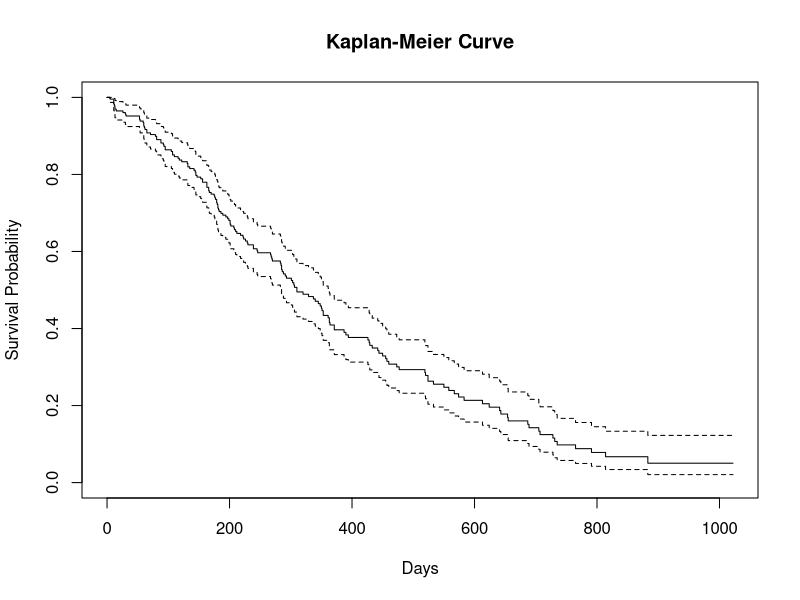
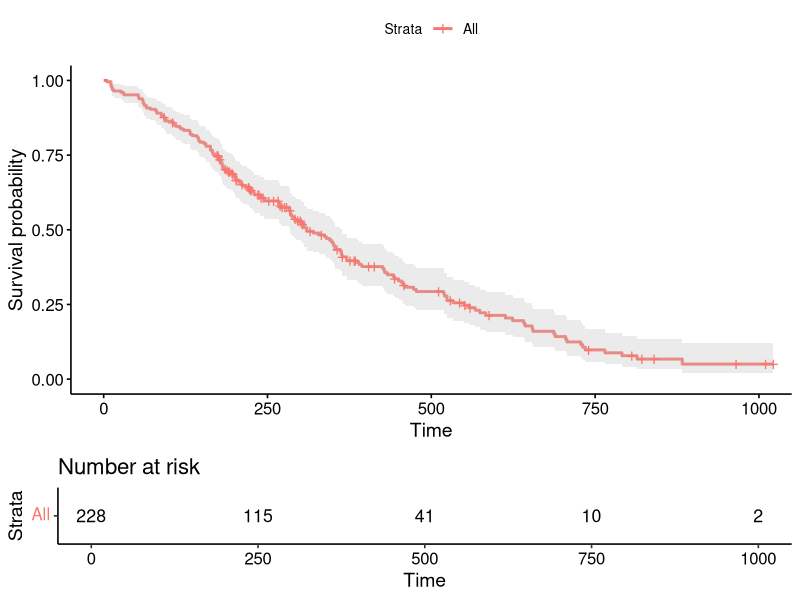
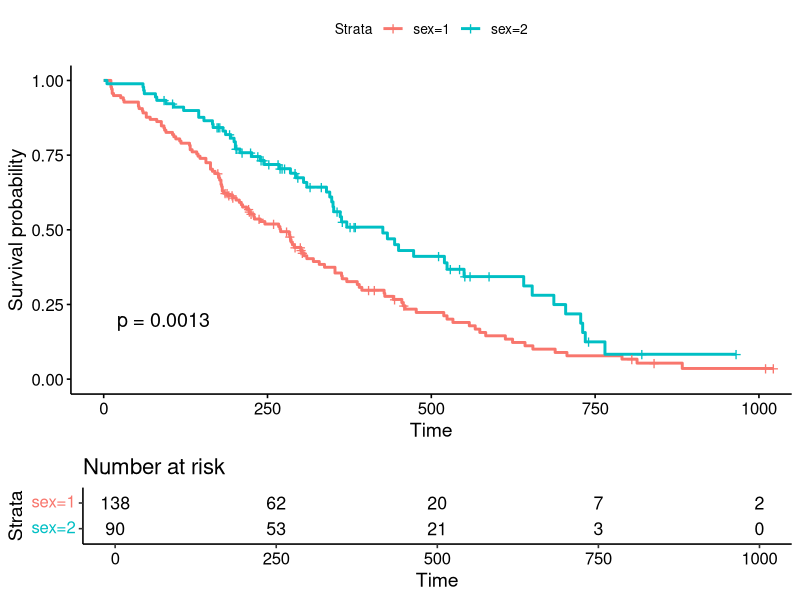

Reproduce these figures in R, in order.
## ---- chunk 1
library(survival) 
data(lung) 
fit_km <- survfit(Surv(time, status == 2) ~ 1, data = lung) 
summary(fit_km)
## ---- chunk 2
plot( fit_km, xlab = "Days", ylab = "Survival Probability", main = "Kaplan-Meier Curve" )
## ---- chunk 3
library(survminer) 
ggsurvplot( fit_km, risk.table = TRUE, conf.int = TRUE, pval = FALSE )
## ---- chunk 4
cox_model <- coxph(Surv(time, status == 2) ~ age + sex, data = lung) 

summary(cox_model)
## ---- chunk 5
survdiff( Surv(time, status == 2) ~ sex, data = lung )
## ---- chunk 6
data(lung)
head(lung)
km_sex <- survfit( Surv(time, status == 2) ~ sex, data = lung ) 
ggsurvplot( km_sex, data = lung, risk.table = TRUE, pval = TRUE )

survdiff( Surv(time, status == 2) ~ sex, data = lung )

cox_fit <- coxph(Surv(time, status == 2) ~ age + sex + ph.ecog, data = lung) 
summary(cox_fit)
